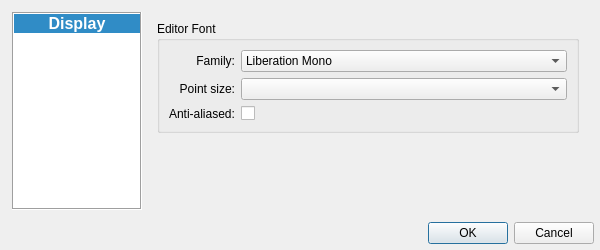
<?xml version="1.0" encoding="UTF-8"?>
<ui version="4.0">
 <class>DialogGlobal</class>
 <widget class="QDialog" name="DialogGlobal">
  <property name="geometry">
   <rect>
    <x>0</x>
    <y>0</y>
    <width>600</width>
    <height>250</height>
   </rect>
  </property>
  <property name="windowTitle">
   <string>Dialog</string>
  </property>
  <layout class="QVBoxLayout" name="verticalLayout_3">
   <property name="leftMargin">
    <number>6</number>
   </property>
   <property name="topMargin">
    <number>6</number>
   </property>
   <property name="rightMargin">
    <number>6</number>
   </property>
   <property name="bottomMargin">
    <number>6</number>
   </property>
   <item>
    <layout class="QHBoxLayout" name="horizontalLayout">
     <property name="leftMargin">
      <number>6</number>
     </property>
     <property name="topMargin">
      <number>6</number>
     </property>
     <property name="rightMargin">
      <number>6</number>
     </property>
     <property name="bottomMargin">
      <number>6</number>
     </property>
     <item>
      <widget class="QListWidget" name="pageList">
       <property name="sizePolicy">
        <sizepolicy hsizetype="Fixed" vsizetype="Expanding">
         <horstretch>0</horstretch>
         <verstretch>0</verstretch>
        </sizepolicy>
       </property>
       <property name="minimumSize">
        <size>
         <width>130</width>
         <height>0</height>
        </size>
       </property>
       <property name="maximumSize">
        <size>
         <width>97</width>
         <height>16777215</height>
        </size>
       </property>
       <property name="font">
        <font>
         <pointsize>12</pointsize>
         <weight>75</weight>
         <bold>true</bold>
        </font>
       </property>
       <property name="frameShape">
        <enum>QFrame::Box</enum>
       </property>
       <property name="horizontalScrollBarPolicy">
        <enum>Qt::ScrollBarAlwaysOff</enum>
       </property>
       <property name="editTriggers">
        <set>QAbstractItemView::NoEditTriggers</set>
       </property>
       <property name="movement">
        <enum>QListView::Snap</enum>
       </property>
       <property name="isWrapping" stdset="0">
        <bool>false</bool>
       </property>
       <property name="gridSize">
        <size>
         <width>0</width>
         <height>30</height>
        </size>
       </property>
       <property name="uniformItemSizes">
        <bool>true</bool>
       </property>
       <property name="currentRow">
        <number>0</number>
       </property>
       <item>
        <property name="text">
         <string>Display</string>
        </property>
        <property name="textAlignment">
         <set>AlignHCenter|AlignVCenter|AlignCenter</set>
        </property>
        <property name="icon">
         <iconset resource="mudder.qrc">
          <normaloff>:/icons/display</normaloff>:/icons/display</iconset>
        </property>
        <property name="flags">
         <set>ItemIsSelectable|ItemIsEnabled</set>
        </property>
       </item>
      </widget>
     </item>
     <item>
      <widget class="QStackedWidget" name="stackedWidget">
       <property name="sizePolicy">
        <sizepolicy hsizetype="Expanding" vsizetype="Expanding">
         <horstretch>0</horstretch>
         <verstretch>0</verstretch>
        </sizepolicy>
       </property>
       <property name="currentIndex">
        <number>0</number>
       </property>
       <widget class="QWidget" name="display">
        <layout class="QVBoxLayout" name="verticalLayout_2" stretch="0,1">
         <item>
          <widget class="QGroupBox" name="groupEditorFont">
           <property name="title">
            <string>Editor Font</string>
           </property>
           <layout class="QFormLayout" name="formLayout">
            <property name="labelAlignment">
             <set>Qt::AlignRight|Qt::AlignTrailing|Qt::AlignVCenter</set>
            </property>
            <item row="0" column="0">
             <widget class="QLabel" name="labelEditorFont">
              <property name="text">
               <string>Family:</string>
              </property>
              <property name="alignment">
               <set>Qt::AlignRight|Qt::AlignTrailing|Qt::AlignVCenter</set>
              </property>
             </widget>
            </item>
            <item row="0" column="1">
             <widget class="QFontComboBox" name="comboEditorFont">
              <property name="editable">
               <bool>false</bool>
              </property>
              <property name="currentText">
               <string>Consolas</string>
              </property>
              <property name="writingSystem">
               <enum>QFontDatabase::Latin</enum>
              </property>
              <property name="fontFilters">
               <set>QFontComboBox::MonospacedFonts</set>
              </property>
              <property name="currentFont">
               <font>
                <family>Consolas</family>
                <pointsize>10</pointsize>
               </font>
              </property>
             </widget>
            </item>
            <item row="1" column="0">
             <widget class="QLabel" name="labelEditorFontSize">
              <property name="text">
               <string>Point size:</string>
              </property>
              <property name="alignment">
               <set>Qt::AlignRight|Qt::AlignTrailing|Qt::AlignVCenter</set>
              </property>
             </widget>
            </item>
            <item row="1" column="1">
             <widget class="QComboBox" name="comboEditorFontSize"/>
            </item>
            <item row="2" column="0">
             <widget class="QLabel" name="labelEditorAntiAliased">
              <property name="text">
               <string>Anti-aliased:</string>
              </property>
             </widget>
            </item>
            <item row="2" column="1">
             <widget class="QCheckBox" name="checkEditorAntiAliased">
              <property name="text">
               <string/>
              </property>
             </widget>
            </item>
           </layout>
          </widget>
         </item>
         <item>
          <spacer name="verticalSpacer">
           <property name="orientation">
            <enum>Qt::Vertical</enum>
           </property>
           <property name="sizeHint" stdset="0">
            <size>
             <width>20</width>
             <height>40</height>
            </size>
           </property>
          </spacer>
         </item>
        </layout>
       </widget>
      </widget>
     </item>
    </layout>
   </item>
   <item>
    <widget class="QDialogButtonBox" name="buttonBox">
     <property name="orientation">
      <enum>Qt::Horizontal</enum>
     </property>
     <property name="standardButtons">
      <set>QDialogButtonBox::Cancel|QDialogButtonBox::Ok</set>
     </property>
    </widget>
   </item>
  </layout>
 </widget>
 <resources>
  <include location="mudder.qrc"/>
 </resources>
 <connections>
  <connection>
   <sender>buttonBox</sender>
   <signal>accepted()</signal>
   <receiver>DialogGlobal</receiver>
   <slot>accept()</slot>
   <hints>
    <hint type="sourcelabel">
     <x>248</x>
     <y>254</y>
    </hint>
    <hint type="destinationlabel">
     <x>157</x>
     <y>274</y>
    </hint>
   </hints>
  </connection>
  <connection>
   <sender>buttonBox</sender>
   <signal>rejected()</signal>
   <receiver>DialogGlobal</receiver>
   <slot>reject()</slot>
   <hints>
    <hint type="sourcelabel">
     <x>316</x>
     <y>260</y>
    </hint>
    <hint type="destinationlabel">
     <x>286</x>
     <y>274</y>
    </hint>
   </hints>
  </connection>
 </connections>
</ui>
